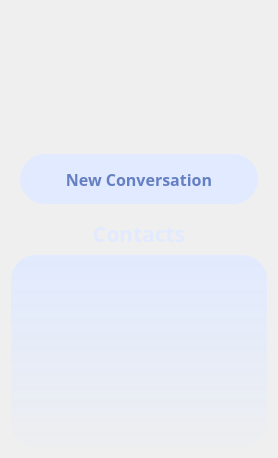
          <widget class="QWidget" name="left_panel" native="true">
           <property name="styleSheet">
            <string notr="true">QWidget#left_panel{
border-radius: 30px;
	background-color: qlineargradient(spread:pad, x1:1, y1:0, x2:1, y2:1, stop:0 rgba(100, 127, 194, 255), stop:1 rgba(123, 149, 216, 87));
}</string>
           </property>
           <layout class="QVBoxLayout" name="verticalLayout_4" stretch="2,0,7">
            <item>
             <widget class="QWidget" name="buttons" native="true">
              <property name="sizePolicy">
               <sizepolicy hsizetype="Preferred" vsizetype="Minimum">
                <horstretch>0</horstretch>
                <verstretch>0</verstretch>
               </sizepolicy>
              </property>
              <property name="cursor">
               <cursorShape>PointingHandCursor</cursorShape>
              </property>
              <property name="focusPolicy">
               <enum>Qt::ClickFocus</enum>
              </property>
              <layout class="QVBoxLayout" name="verticalLayout_2" stretch="0,1">
               <property name="spacing">
                <number>14</number>
               </property>
               <property name="bottomMargin">
                <number>9</number>
               </property>
               <item>
                <widget class="QWidget" name="widget" native="true">
                 <property name="minimumSize">
                  <size>
                   <width>0</width>
                   <height>120</height>
                  </size>
                 </property>
                 <widget class="QLabel" name="user_pic">
                  <property name="geometry">
                   <rect>
                    <x>10</x>
                    <y>10</y>
                    <width>100</width>
                    <height>100</height>
                   </rect>
                  </property>
                  <property name="styleSheet">
                   <string notr="true">border-radius: 50px;</string>
                  </property>
                  <property name="text">
                   <string/>
                  </property>
                  <property name="pixmap">
                   <pixmap resource="resource.qrc">:/images/pic/profile.png</pixmap>
                  </property>
                  <property name="scaledContents">
                   <bool>true</bool>
                  </property>
                 </widget>
                 <widget class="QLabel" name="username">
                  <property name="geometry">
                   <rect>
                    <x>140</x>
                    <y>30</y>
                    <width>61</width>
                    <height>51</height>
                   </rect>
                  </property>
                  <property name="font">
                   <font>
                    <family>MS Shell Dlg 2</family>
                    <pointsize>12</pointsize>
                    <bold>true</bold>
                   </font>
                  </property>
                  <property name="styleSheet">
                   <string notr="true">QLabel{
color: white;
}</string>
                  </property>
                  <property name="text">
                   <string/>
                  </property>
                 </widget>
                 <widget class="QPushButton" name="settingbutton">
                  <property name="geometry">
                   <rect>
                    <x>200</x>
                    <y>90</y>
                    <width>25</width>
                    <height>25</height>
                   </rect>
                  </property>
                  <property name="styleSheet">
                   <string notr="true">QPushButton#settingbutton{
	background-color: none;
	border-radius:7px;
}

QPushButton#settingbutton:hover{
	background-color: none;
	border: 1.5px solid #E1EAFE;
	border-radius:7px;
}</string>
                  </property>
                  <property name="text">
                   <string/>
                  </property>
                  <property name="icon">
                   <iconset resource="resource.qrc">
                    <normaloff>:/images/pic/settings (1).png</normaloff>:/images/pic/settings (1).png</iconset>
                  </property>
                 </widget>
                </widget>
               </item>
               <item>
                <widget class="QPushButton" name="new_conversation">
                 <property name="sizePolicy">
                  <sizepolicy hsizetype="Preferred" vsizetype="Fixed">
                   <horstretch>0</horstretch>
                   <verstretch>0</verstretch>
                  </sizepolicy>
                 </property>
                 <property name="minimumSize">
                  <size>
                   <width>0</width>
                   <height>50</height>
                  </size>
                 </property>
                 <property name="font">
                  <font>
                   <family>Poppins</family>
                   <pointsize>12</pointsize>
                   <bold>true</bold>
                  </font>
                 </property>
                 <property name="styleSheet">
                  <string notr="true">QPushButton{
background-color: #E1EAFE;
border-radius: 25px;
color: #647FC2;
}

QPushButton:hover{
background-color: rgb(81, 111, 194);
border-radius: 25px;
color: #E1EAFE;
}</string>
                 </property>
                 <property name="text">
                  <string>New Conversation</string>
                 </property>
                </widget>
               </item>
              </layout>
             </widget>
            </item>
            <item>
             <widget class="QLabel" name="contact_label">
              <property name="font">
               <font>
                <family>Poppins</family>
                <pointsize>16</pointsize>
                <bold>true</bold>
               </font>
              </property>
              <property name="styleSheet">
               <string notr="true">QLabel{
color:rgba(225, 234, 254, 255);
}</string>
              </property>
              <property name="text">
               <string>Contacts</string>
              </property>
              <property name="alignment">
               <set>Qt::AlignCenter</set>
              </property>
             </widget>
            </item>
            <item>
             <widget class="QListWidget" name="user_list">
              <property name="sizePolicy">
               <sizepolicy hsizetype="Fixed" vsizetype="Preferred">
                <horstretch>0</horstretch>
                <verstretch>0</verstretch>
               </sizepolicy>
              </property>
              <property name="font">
               <font>
                <family>Poppins</family>
                <pointsize>12</pointsize>
               </font>
              </property>
              <property name="cursor" stdset="0">
               <cursorShape>PointingHandCursor</cursorShape>
              </property>
              <property name="focusPolicy">
               <enum>Qt::NoFocus</enum>
              </property>
              <property name="styleSheet">
               <string notr="true">QListView{
	background-color: qlineargradient(spread:pad, x1:1, y1:0, x2:1, y2:1, stop:0 rgba(225, 234, 254, 255), stop:1 rgba(222, 232, 252, 33));

	border-radius: 25px;
}

QListView::item{
color: rgba(100, 127, 194, 255);
height: 35px;
border-bottom: 1px solid rgba(100, 127, 194, 120);
border-top: 1px solid rgba(100, 127, 194, 0);
border-left: 1px solid rgba(100, 127, 194, 0);
border-right: 1px solid rgba(100, 127, 194, 0);

border-radius: 25px;
}

QListView::item:selected{
color: white;
height: 35px;
border-bottom: 1px solid rgba(100, 127, 194, 120);
border-top: 1px solid rgba(100, 127, 194, 0);
border-left: 1px solid rgba(100, 127, 194, 0);
border-right: 1px solid rgba(100, 127, 194, 0);
border-radius: 25px;
}




QScrollArea{
border: none;
background-color: none;
}

    QScrollBar {
        background-color: #7B95D8;
        border-radius: 5px;
    }

    QScrollBar:horizontal {
        height: 13px;
    }

    QScrollBar:vertical {
        width: 13px;
    }

    QScrollBar::handle {
        background: #E1EAFE;
        border-radius: 5px;
    }

    QScrollBar::handle:horizontal {
        height: 25px;
        min-width: 10px;
    }

    QScrollBar::handle:vertical {
        width: 25px;
        min-height: 10px;
    }

    QScrollBar::add-line {
        border: none;
        background: none;
    }

    QScrollBar::sub-line {
        border: none;
        background: none;
    }
</string>
              </property>
              <property name="frameShadow">
               <enum>QFrame::Plain</enum>
              </property>
              <property name="sizeAdjustPolicy">
               <enum>QAbstractScrollArea::AdjustIgnored</enum>
              </property>
              <property name="autoScroll">
               <bool>false</bool>
              </property>
              <property name="tabKeyNavigation">
               <bool>true</bool>
              </property>
              <property name="showDropIndicator" stdset="0">
               <bool>false</bool>
              </property>
              <property name="alternatingRowColors">
               <bool>false</bool>
              </property>
              <property name="movement">
               <enum>QListView::Snap</enum>
              </property>
              <property name="flow">
               <enum>QListView::TopToBottom</enum>
              </property>
              <property name="isWrapping" stdset="0">
               <bool>false</bool>
              </property>
              <property name="resizeMode">
               <enum>QListView::Adjust</enum>
              </property>
              <property name="layoutMode">
               <enum>QListView::SinglePass</enum>
              </property>
              <property name="spacing">
               <number>0</number>
              </property>
              <property name="uniformItemSizes">
               <bool>false</bool>
              </property>
              <property name="selectionRectVisible">
               <bool>false</bool>
              </property>
              <property name="itemAlignment">
               <set>Qt::AlignAbsolute|Qt::AlignCenter|Qt::AlignHCenter|Qt::AlignVCenter</set>
              </property>
              <property name="currentRow">
               <number>-1</number>
              </property>
             </widget>
            </item>
           </layout>
          </widget>
